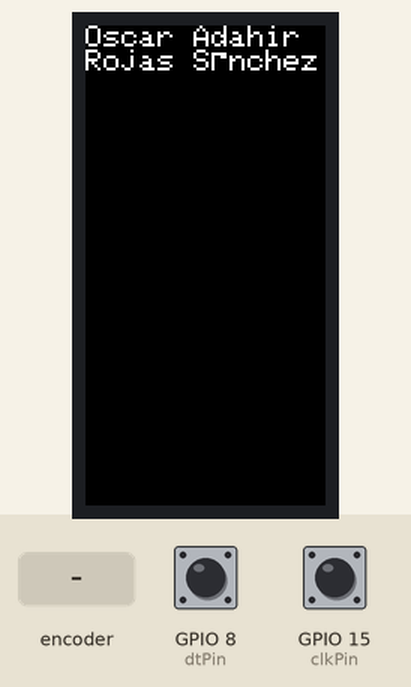
Simulated run of this sketch. Board: ESP8266 (NodeMCU). Parts: 80×160 colour display. The inputs (shaded band) are chosen by the test bench; at power-on: GPIO 8 (dtPin) HIGH, GPIO 15 (clkPin) HIGH. What the sketch prints to the serial monitor is not drawn.

Above: at 1.5 s.
1.6 s: rotary encoder on GPIO 15 (clkPin) / GPIO 8 (dtPin) turned 1 step (first pin leading)
At 2.4 s:
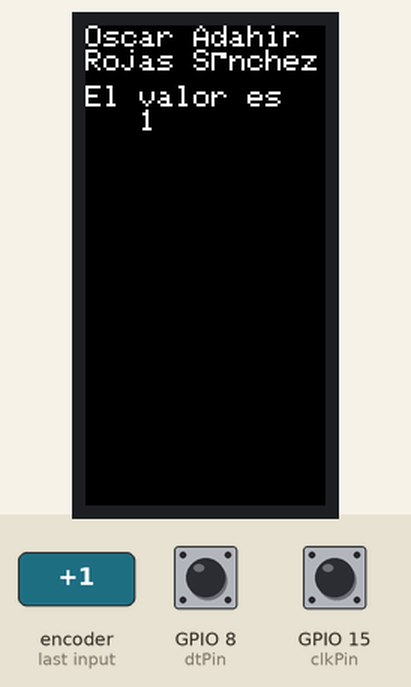
4.1 s: rotary encoder on GPIO 15 (clkPin) / GPIO 8 (dtPin) turned 1 step (first pin leading)
At 4.8 s:
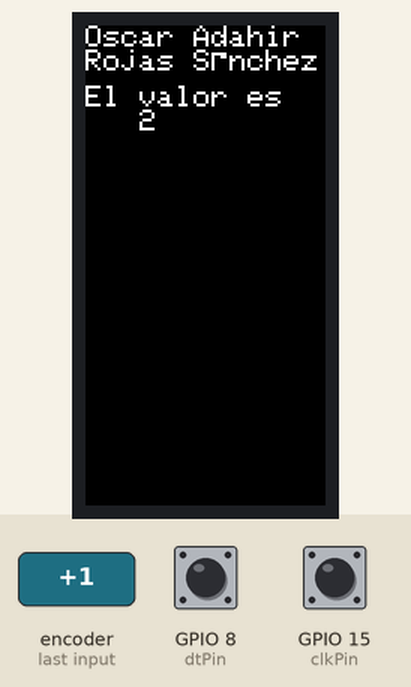
6.6 s: rotary encoder on GPIO 15 (clkPin) / GPIO 8 (dtPin) turned 1 step (first pin leading)
Timing chart, 0 to 9.6 s (numbered marks = the images above; inputs shaded):
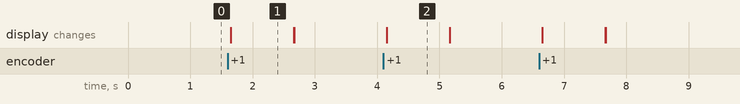

Measured:
- after the input at 1.6 s, the display: changes after 0.05 s (image 1)
- after the input at 4.1 s, the display: changes after 0.05 s (image 2)

The sketch:

Rotary_encoders_-_Display_TFT.ino
```cpp
#include <Adafruit_GFX.h>    // Core graphics library
#include <Adafruit_ST7735.h> // Hardware-specific library for ST7735
#include <Adafruit_ST7789.h> // Hardware-specific library for ST7789
#include <SPI.h>

const int clkPin 	= 15;
const int dtPin 	= 8;
const int swPin 	= 7;

int rotVal 	= 0;
bool clkState 	= LOW;
bool clkLast 	= HIGH;
bool swState 	= HIGH;
bool swLast 	= HIGH;

#if defined(ARDUINO_FEATHER_ESP32) // Feather Huzzah32
  #define TFT_CS         14
  #define TFT_RST        15
  #define TFT_DC         32

#elif defined(ESP8266)
  #define TFT_CS         4
  #define TFT_RST        16
  #define TFT_DC         5

#else
  // For the breakout board, you can use any 2 or 3 pins.
  // These pins will also work for the 1.8" TFT shield.
  #define TFT_CS        10
  #define TFT_RST        8 // Or set to -1 and connect to Arduino RESET pin
  #define TFT_DC         14
#endif

// For 1.44" and 1.8" TFT with ST7735 use:
Adafruit_ST7735 tft = Adafruit_ST7735(TFT_CS, TFT_DC, TFT_RST);

void setup(void) {
  Serial.begin(9600);

  tft.initR(INITR_BLACKTAB);      // Init ST7735S chip, black tab
  tft.initR(INITR_MINI160x80);  // Init ST7735S mini display
  pinMode(clkPin,INPUT);
 	pinMode(dtPin,INPUT);
 	pinMode(swPin,INPUT_PULLUP);

  // large block of text
  tft.fillScreen(ST77XX_BLACK);
}

void loop() {
   tft.setCursor(0, 0);
   tft.print("Oscar Adahir Rojas Sánchez");
  clkState = digitalRead(clkPin);
 	if ((clkLast == LOW) && (clkState == HIGH)) {//rotary moving
 			Serial.print("Rotary position ");
 			if (digitalRead(dtPin) == HIGH) {
 					rotVal = rotVal - 1;
 					if ( rotVal < 0 ) {
 							rotVal = 0;
 					}
 			}
 			else {
 					rotVal++;
 					if ( rotVal > 10 ) {
 							rotVal = 10;
 					}
 			}
      Serial.println(rotVal);
      char val[10];
      dtostrf(rotVal,5,0,val);
      tft.setCursor(0, 20);
      tft.print("El valor es ");
      tft.print(val);
      delay(1000);
      tft.fillScreen(ST77XX_BLACK);
 	}
 	clkLast = clkState;

}
```
